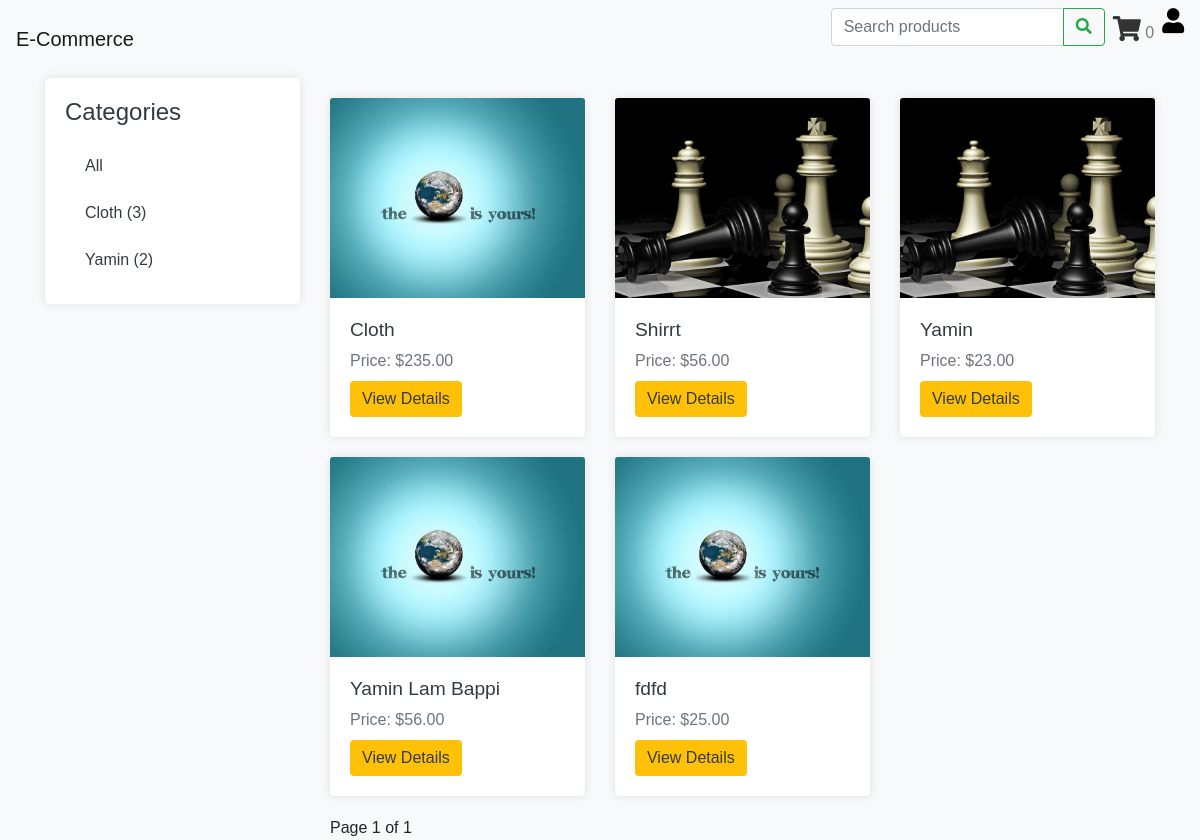
The page / on the database its author committed.
### shop/models.py (models this page shows, shortened)
class Category(models.Model):
    name = models.CharField(max_length=100, db_index=True)
    slug = models.SlugField(max_length=100, unique=True, blank=True)
    class Meta:
        ordering = ['name']
        verbose_name ='category'
        verbose_name_plural = 'categories'

class Product(models.Model):
    category = models.ForeignKey(Category, related_name='products', on_delete=models.CASCADE)
    name = models.CharField(max_length=100)
    slug = models.SlugField(max_length=200, unique=True, blank=True)
    description = models.TextField(blank=True)
    price = models.DecimalField(max_digits=10, decimal_places=2)
    available = models.BooleanField(default=True)
    created = models.DateTimeField(auto_now_add=True)
    updated = models.DateTimeField(auto_now=True)
    image = models.ImageField(upload_to='products/%Y/%m/%d', blank=True)
    class Meta:
        ordering = ['name']
        index_together = (('id', 'slug'),)

### shop/views.py (the view)
# urls.py: path('', views.product_list, name='product_list'),
def product_list(request, category_slug=None):
    category = None
    categories = Category.objects.all()
    products = Product.objects.filter(available=True)
    query = request.GET.get('query')
    if category_slug:
        category = get_object_or_404(Category, slug=category_slug)
        products = products.filter(category=category)
    if query:
        products = products.filter(Q(name__icontains=query) | Q(description__icontains=query))
    paginator = Paginator(products, 6)  # Show 6 products per page
    page_number = request.GET.get('page')
    products = paginator.get_page(page_number)
    return render(request, 'productlist.html', {
        'category': category,
        'categories': categories,
        'products': products,
        'query': query,
    })

### templates/productlist.html (shortened to what this page needs)
{% load static %}
<!DOCTYPE html>
<html>
<head>
    <link rel="stylesheet" href="https://cdnjs.cloudflare.com/ajax/libs/font-awesome/5.15.3/css/all.min.css"
 />
    <link rel="stylesheet" href="https://maxcdn.bootstrapcdn.com/bootstrap/4.0.0/css/bootstrap.min.css">
    <link rel="stylesheet" type="text/css" href="{% static 'css/list.css' %}">
</head>
<body>
    {% include 'header.html' %}
    <div class="container">
        <div class="row">
            <div class="col-md-3">
                <div class="categories">
                    <h2>Categories</h2>
                    <ul class="list-group">
                        <li class="list-group-item"><a href="{% url 'shop:product_list' %}">All</a></li>
                        {% for category in categories %}
                        <li class="list-group-item">
                            <a href="{% url 'shop:product_list_by_category' category.slug %}">
                                {{ category.name }} ({{ category.products.count }})
                            </a>
                        </li>
                        {% endfor %}
                    </ul>
                </div>
            </div>
            <div class="col-md-9">
                <div class="product-list row">
                    {% for product in products %}
                    <div class="product col-md-4">
                        <div class="card">
                            {% if product.image %}
                            <a href="{% url 'shop:product_detail' product.id product.slug %}">
                                <img src="{{ product.image.url }}" alt="{{ product.name }}" class="card-img-top">
                            </a>
                            {% else %}
                            <img src="{% static 'no-image.png' %}" alt="No image available" class="card-img-top">
                            {% endif %}
                            <div class="card-body">
                                <h5 class="card-title">{{ product.name }}</h5>
                                <p class="card-text">Price: ${{ product.price }}</p>
                                <a href="{% url 'shop:product_detail' product.id product.slug %}"
                                    class="btn btn-primary">View Details</a>
                            </div>
                        </div>
                    </div>
                    {% endfor %}
                </div>
                <div class="pagination">
                    <span>Page {{ products.number }} of {{ products.paginator.num_pages }}</span>
                </div>
            </div>
        </div>
    </div>
</body>
</html>

### templates/header.html (shortened to what this page needs)
<header class="header">
    <nav class="navbar navbar-expand-lg navbar-light bg-light">
        <a class="navbar-brand" href="{% url 'shop:product_list' %}">
            E-Commerce
        </a>
        <div class="collapse navbar-collapse" id="navbarSupportedContent">
            <ul class="navbar-nav ml-auto">
                <li>
                    <div class="d-flex justify-content-between align-items-center mb-4">
                        <form method="GET" action="{% url 'shop:product_search' %}" class="form-inline">
                            <div class="input-group">
                                <input type="text" name="query" placeholder="Search products" class="form-control">
                                <div class="input-group-append">
                                    <button type="submit" class="btn btn-outline-success">
                                        <i class="fas fa-search"></i>
                                    </button>
                                </div>
                            </div>
                        </form>
                    </div>
                </li>
                <li class="nav-item">
                    <a class="nav-link" href="{% url 'cart:cart_detail' %}">
                        <i class="fas fa-shopping-cart" style="font-size: 25px; color: #333;"></i>
                        <span id="cart-count">{{ request.session.cart|length }}</span>
                    </a>
                </li>
                {% if user.is_authenticated %}
                <li><a href="{% url 'user_profile' %}">
                        <i class="fa fa-user" style="font-size:25px;color:rgb(0, 0, 0)"></i>
                    </a></li>
                {% else %}
                <li><a href="{% url 'login' %}"> <i class="fa fa-user"
                            style="font-size:25px;color:rgb(0, 0, 0)"></i></a></li>
                {% endif %}
            </ul>
        </div>
    </nav>
</header>

### static/css/list.css (style rules this page uses)
body { background-color: #f8f9fa; font-family: Arial, sans-serif; }
.categories { background-color: #fff; border-radius: 5px; box-shadow: 0 0 10px rgba(0, 0, 0, 0.1); padding: 20px; margin-bottom: 20px; }
.categories h2 { font-size: 1.5rem; color: #343a40; margin-bottom: 15px; }
.list-group-item { border: none; }
.list-group-item a { color: #343a40; }
.product-list { margin-top: 20px; }
.product { margin-bottom: 20px; }
.card { border: none; box-shadow: 0 0 10px rgba(0, 0, 0, 0.1); transition: transform 0.3s ease; }
.card-img-top { height: 200px; object-fit: cover; }
.card-title { font-size: 1.2rem; color: #343a40; margin-bottom: 0.5rem; }
.card-text { color: #6c757d; margin-bottom: 0.5rem; }
.btn-primary { background-color: #ffc107; border: none; color: #343a40; transition: background-color 0.3s ease; }

### rows shown on the page
Category: name "Cloth", products.count "3"
Category: name "Yamin", products.count "2"
Product: image (picture), name "Cloth", price "235.00"
Product: image (picture), name "Shirrt", price "56.00"
Product: image (picture), name "Yamin", price "23.00"
Product: image (picture), name "Yamin Lam Bappi", price "56.00"
Product: image (picture), name "fdfd", price "25.00"

### other values the page prints
{{ request.session.cart|length }} "0"
{{ products.number }} "1"
{{ products.paginator.num_pages }} "1"
